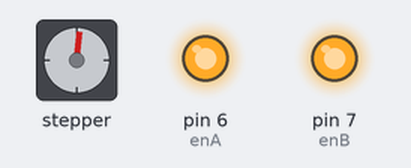
The sketch below on a simulated Arduino Uno, built with avr-gcc and run on an emulated ATmega328P. Shown: stepper motor, output pins drawn as LEDs (lit = HIGH). Stepper angles assume 100 steps per turn.

Above: at 0.05 s.
At 0.95 s:
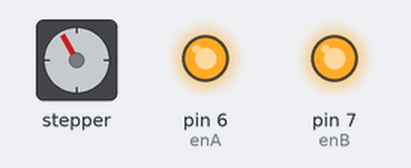
At 2.1 s:
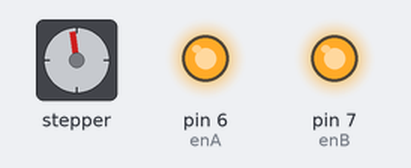
At 3.0 s:
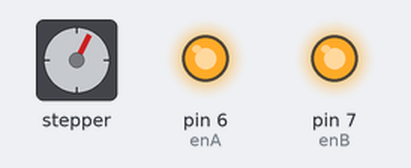
Timing chart, 0 to 5.2 s (numbered marks = the images above):
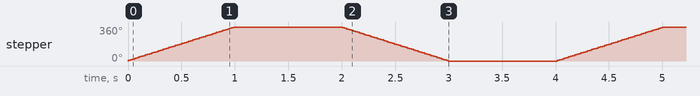

Measured:
- by itself, stepper: turns 360° clockwise in 0.99 s, then 360° counter-clockwise in 0.99 s, repeating every 4.0 s

The sketch:

stepper_final.ino
```cpp
#include <Stepper.h>

const int stepsPerRevolution = 100;

Stepper myStepper(stepsPerRevolution, 8, 9, 10, 11);


int enA = 6;
int enB = 7;
void setup()
{
  myStepper.setSpeed(60);
  analogWrite(enA, 255);
  analogWrite(enB, 255);


  digitalWrite(8, LOW);
  digitalWrite(9, LOW);
  digitalWrite(10, LOW);
  digitalWrite(11, LOW);
}

void loop()
{

  myStepper.step(stepsPerRevolution);
  delay(1000);

  myStepper.step(-stepsPerRevolution);
  delay(1000);


}
```
